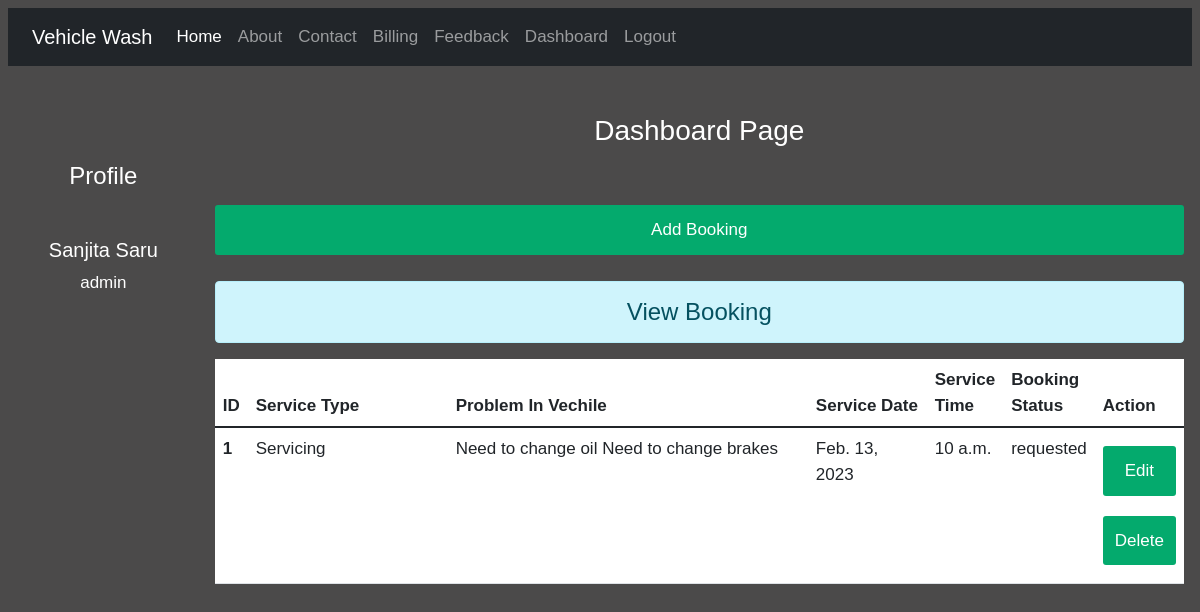
Before: /vehicle/dashboard/ (signed in) with the older database file.
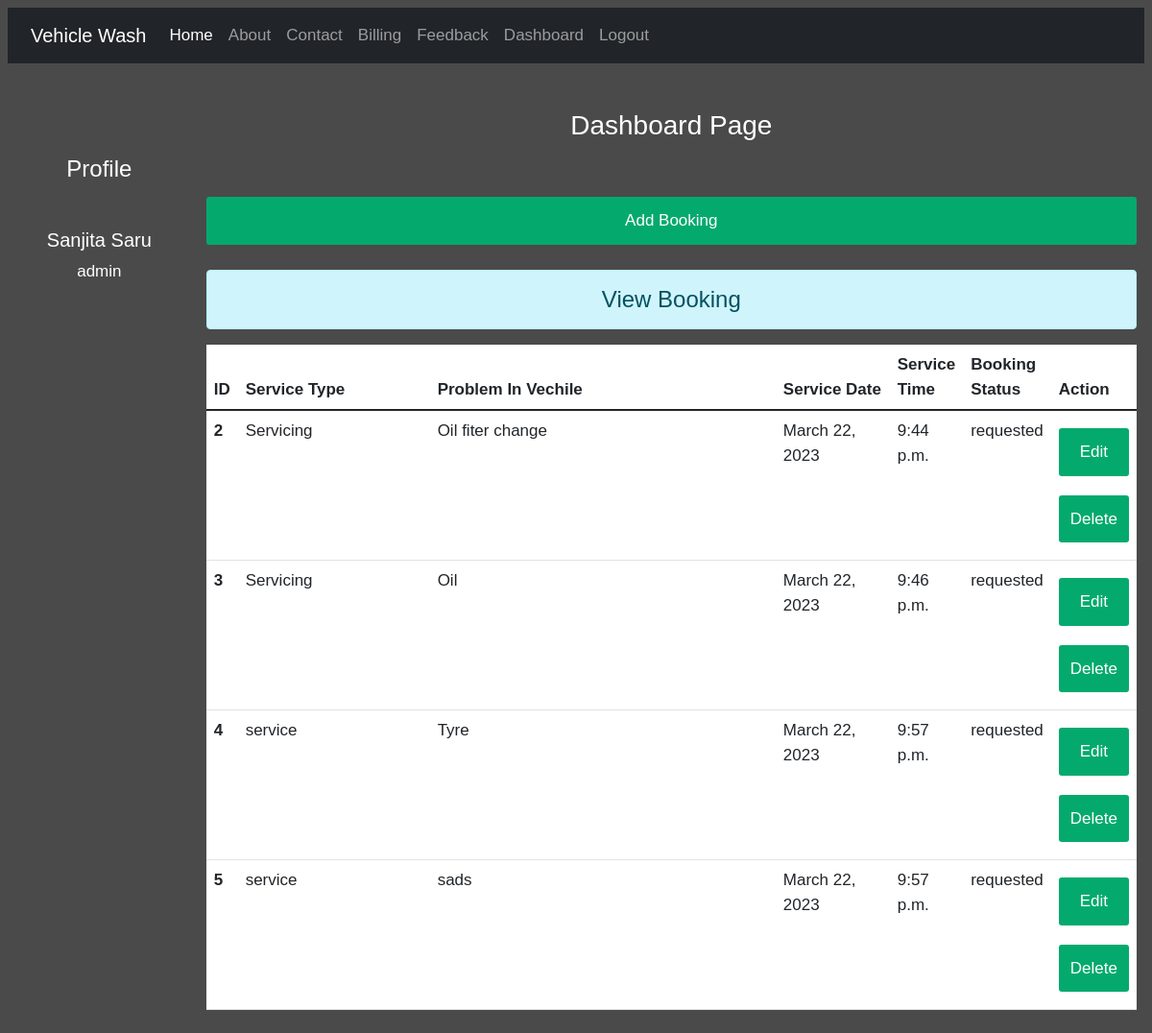
After: the same page with the newer database file.
### home/models.py (models this page shows)
class ServiceBook(models.Model):
    serviceType = models.CharField(max_length=100)
    problemInVechile = models.TextField()
    serviceDate = models.DateField(default= date.today())
    serviceTime = models.TimeField(default= datetime.now().strftime('%H:%M'))
    bookingStatus = models.CharField(max_length=50, default='requested')
    userid = models.ForeignKey(User, on_delete=models.CASCADE,null=True)

### home/views.py (the view)
# urls.py: path('dashboard/',views.dashboard, name= 'dashboard') ,
def dashboard(request):
    if request.user.is_authenticated:
        posts = ServiceBook.objects.all()
        user = request.user
        full_name = user.get_full_name()
        gps = user.groups.all()
        return render(request,'vehicle/dashboard.html',{'posts':posts,'fname':full_name, 'groups':gps})
    else:
        return HttpResponseRedirect('/vehicle/login/')

### home/templates/vehicle/dashboard.html (shortened to what this page needs)
{% extends 'vehicle/base.html' %}
{% load static %}
{% block side %}
    <div class="col-sm-2 text-white my-5 text-center">
        <h4 class="my-5">Profile</h4>
        <h5>{{fname}}</h5>
        {% for group in groups %}
        <p>{{group.name}}</p>
        {% endfor %}
    </div>
{% endblock %}
{% block content %}
<div class="col-sm-10">
    <h3 class="text-white text-center my-5"> Dashboard Page </h3>
    <a href="{% url 'addpost' %}" class="btn btn-success">Add Booking</a>
    <h4 class="text-center alert alert-info mt-3">View Booking</h4>
    {% if posts %}
    <table class="table table-hover bg-white">
        <thead>
            <tr class="text-ceter">
                <th scope="col" style="width: 2%;">ID</th>
                <th scope="col" style="width: 28%;">Service Type</th>
                <th scope="col" style="width: 55%;">Problem In Vechile</th>
                <th scope="col" style="width: 55%;">Service Date</th>
                <th scope="col" style="width: 55%;">Service Time</th>
                <th scope="col" style="width: 55%;">Booking Status</th>
                <th scope="col" style="width: 15%;">Action</th>
            </tr>
        </thead>
        <tbody>
            {% for post in posts %}
            <tr>
                <th scope="row">{{post.id}}</th>
                <td>{{post.serviceType}}</td>
                <td>{{post.problemInVechile}}</td>
                <td>{{post.serviceDate}}</td>
                <td>{{post.serviceTime}}</td>
                <td>{{post.bookingStatus}}</td>
                <td class="text-center">
                    <a href="{% url 'updatepost' post.id %}" class="btn btn-warning btn-sm">Edit</a>
                    {% if perms.blog.delete_post %}
                    <form action="{% url 'deletepost' post.id %}" method="post" class="d-inline">
                        <input type="submit" value="Delete" class="btn btn-danger btn-sm">
                    </form>
                    {% endif %}
                </td>
            </tr>
            {% endfor %}
        </tbody>
    </table>
    {% else %}
    <h4 class="text-center alert alert-warning">No Records</h4>
    {% endif %}
</div>
{% endblock content %}

### home/templates/vehicle/base.html (shortened to what this page needs)
<!DOCTYPE html>
<html lang="en">
<head>
    {% load static %}
    <link rel="stylesheet" href="{% static 'blog/css/bootstrap.css' %}">
    <link rel="stylesheet" href="{% static 'blog/css/style.css' %}">
</head>
<body>
    <div class="container-fluid bg-dark">
        {% include 'vehicle/navbar.html' %}
    </div>
    <div class="container-fluid">
        <iv class="row">
            {% block side %}
            {% endblock side %}
            {% block content %}
            {% endblock content %}
        </div>
</body>
</html>

### home/templates/vehicle/navbar.html (shortened to what this page needs)
<nav class="navbar navbar-expand-lg navbar-dark bg-dark">
    <div class="container-fluid">
      <a class="navbar-brand" href="#">Vehicle Wash</a>
      <div class="collapse navbar-collapse" id="navbarNav">
        <ul class="navbar-nav">
          <li class="nav-item">
            <a class="nav-link active" aria-current="page" href="{% url 'home' %}">Home</a>
          </li>
          <li class="nav-item">
            <a class="nav-link" href="{% url 'about' %}">About</a>
          </li>
          <li class="nav-item">
            <a class="nav-link" href="{% url 'contact' %}">Contact</a>
          </li>
          {% if request.user.is_authenticated %}
          <li class="nav-item">
            <a class="nav-link" href="{% url 'billing' %}">Billing</a>
          </li>
          <li class="nav-item">
            <a class="nav-link" href="{% url 'feedback' %}">Feedback</a>
          </li>
          <li class="nav-item">
            <a class="nav-link" href="{% url 'dashboard' %}">Dashboard</a>
          </li>
          <li class="nav-item">
            <a class="nav-link" href="{% url 'logout' %}">Logout</a>
          </li>
          {% endif %}
        </ul>
      </div>
    </div>
  </nav>

### home/static/blog/css/style.css (style rules this page uses)
body { background-color: rgb(75, 74, 74); color:antiquewhite; }
body { font-family: Arial; font-size: 17px; padding: 8px; }
* { box-sizing: border-box; }
.row { display: -ms-flexbox; display: flex; -ms-flex-wrap: wrap; flex-wrap: wrap; margin: 0 -16px; }
.btn { background-color: #04AA6D; color: white; padding: 12px; margin: 10px 0; border: none; width: 100%; border-radius: 3px; cursor: pointer; font-size: 17px; }
a { color: #2196F3; }

Changed rows visible on the page:
removed ServiceBook: id "1", serviceType "Servicing", problemInVechile "Need to change oil Need to change brakes", serviceDate "Feb. 13, 2023", serviceTime "10 a.m.", bookingStatus "requested"
added ServiceBook: id "2", serviceType "Servicing", problemInVechile "Oil fiter change", serviceDate "March 22, 2023", serviceTime "9:44 p.m.", bookingStatus "requested"
added ServiceBook: id "3", serviceType "Servicing", problemInVechile "Oil", serviceDate "March 22, 2023", serviceTime "9:46 p.m.", bookingStatus "requested"
added ServiceBook: id "4", serviceType "service", problemInVechile "Tyre", serviceDate "March 22, 2023", serviceTime "9:57 p.m.", bookingStatus "requested"
added ServiceBook: id "5", serviceType "service", problemInVechile "sads", serviceDate "March 22, 2023", serviceTime "9:57 p.m.", bookingStatus "requested"
